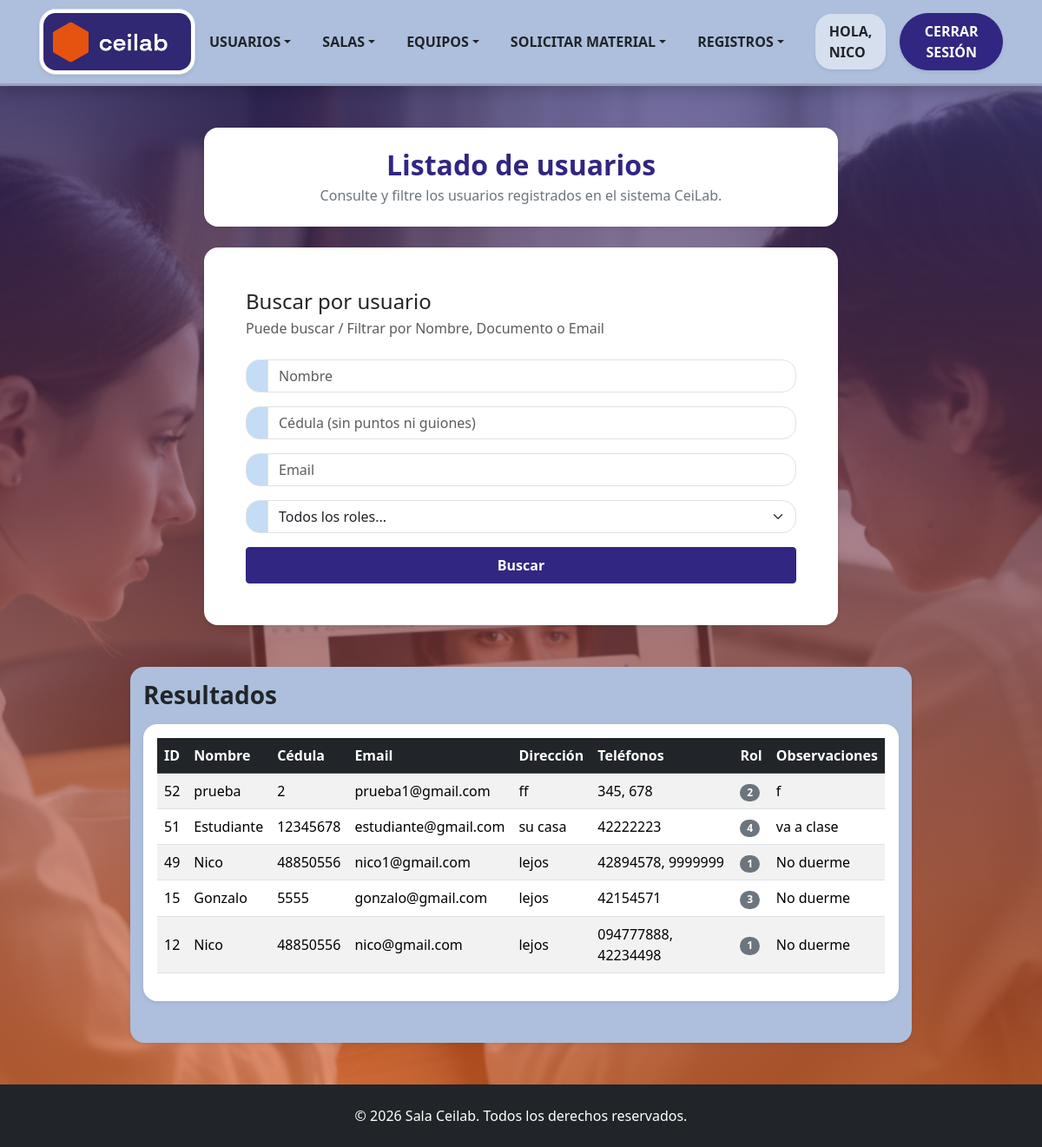
/Formularios/listadoUsuario.php (signed in), run on an earlier commit of the app's database.
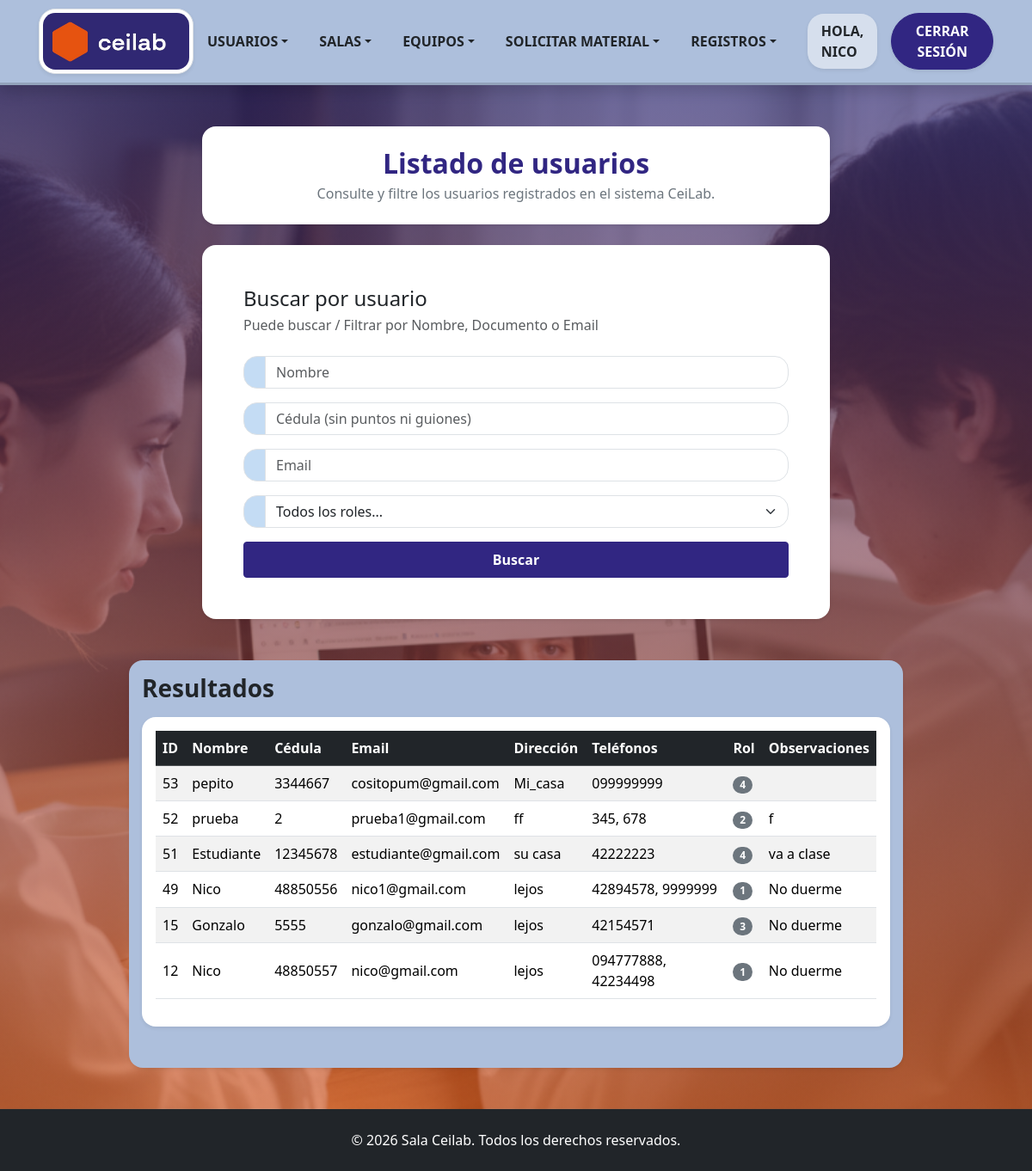
And on a later commit of the database.
### tables this page shows
CREATE TABLE `usuario` (
  `IDUsuario` int(10) NOT NULL,
  `Nombre` varchar(30) DEFAULT NULL,
  `Contraseña` varchar(61) DEFAULT NULL,
  `Email` varchar(30) DEFAULT NULL,
  `Direccion` varchar(50) NOT NULL,
  `Faltas` int(11) NOT NULL DEFAULT 0,
  `Observaciones` varchar(50) NOT NULL,
  `Fecha_creacion` date DEFAULT NULL,
  `Crador_IDUsuario` int(11) DEFAULT NULL,
  `cedula` int(8) NOT NULL,
  `activo` tinyint(1) DEFAULT 1
);

### Clases/ClsUsuarios.php (called while the page is built, shortened)
<?php
class ClsUsuarios {
    public function listarUsuarios($filtroNombre = '', $filtroCedula = '', $filtroEmail = '', $filtroRol = '') {
        $objConexion = new Conexion();
        $link = $objConexion->conectar();
        $sql = "SELECT u.IDUsuario, u.nombre, u.cedula, u.email, u.direccion, u.observaciones, MIN(r.ROL) AS ROL
                FROM usuario u
                LEFT JOIN rol r ON u.IDUsuario = r.IDUsuario
                WHERE u.activo = 1";
        $sql .= " GROUP BY u.IDUsuario, u.nombre, u.cedula, u.email, u.direccion, u.observaciones";
        $sql .= " ORDER BY u.IDUsuario DESC";
        return mysqli_query($link, $sql);
    }
    public function obtenerTelefonosPorUsuario($idUsuario) {
        $objConexion = new Conexion();
        $link = $objConexion->conectar();
        $idEscape = mysqli_real_escape_string($link, $idUsuario);
        $sql = "SELECT Telefono FROM Telefonos WHERE IDUsuario = '$idEscape'";
        $resultado = mysqli_query($link, $sql);
        $telefonos = [];
        if ($resultado) {
            while ($row = mysqli_fetch_assoc($resultado)) {
                $telefonos[] = $row['Telefono'];
            }
        }
        return $telefonos;
    }
    public function obtenerRolesPorUsuario($idUsuario) {
        $objConexion = new Conexion();
        $link = $objConexion->conectar();
        $idEscaped = mysqli_real_escape_string($link, $idUsuario);
        $sql = "SELECT ROL FROM rol WHERE IDUsuario = '$idEscaped'";
        $resultado = mysqli_query($link, $sql);
        $roles = [];
        if ($resultado) {
            while ($row = mysqli_fetch_assoc($resultado)) {
                $roles[] = $row['ROL'];
            }
        }
        return $roles;
    }
}
?>

### Formularios/listadoUsuario.php (the view, shortened to what the changed rows need)
<!DOCTYPE html>
<html lang="en">
    <head>
        <link href="../bootstrap_theme/bootstrap.css" rel="stylesheet" type="text/css">
        <link rel="stylesheet" href="../Estilos/blocks.css">
        <link href="../Estilos/style.css" rel="stylesheet">
    </head>
    <body class="d-flex flex-column min-vh-100 bg-light">
        <section class="hero-section flex-fill pb-5 pt-5">
            <div class="container pb-5">
                <div class="row">
                    <div class="col-md-9 col-xl-8 ms-auto me-auto">
                        <div class="bg-white p-4 p-lg-5 shadow-sm rounded">
                            <h2 class="mb-1 text-dark h4">Buscar por usuario</h2>
                        </div>
                    </div>
                </div>
            </div>
            <div class="container pb-5 pt-3 rounded shadow-sm col-md-10 col-xl-9" style="background-color: #adbfdc;">
                <div class="row">
                    <div>
                        <?php
                        require_once '../Clases/ClsUsuarios.php';
                        $objUsuario = new ClsUsuarios();
                        $nombre = $_GET['nombre'] ?? '';
                        $cedula = $_GET['cedula'] ?? '';
                        $email = $_GET['email'] ?? '';
                        $rol = $_GET['rol'] ?? '';
                        $resultado = $objUsuario->listarUsuarios($nombre, $cedula, $email, $rol);
                        if ($resultado && mysqli_num_rows($resultado) > 0) {
                        ?>
                            <div class="table-responsive bg-white p-3 shadow-sm rounded">
                                <table class="table table-striped table-hover align-middle">
                                    <thead class="table-dark">
                                        <tr>
                                            <th>ID</th>
                                            <th>Nombre</th>
                                            <th>Cédula</th>
                                            <th>Email</th>
                                            <th>Dirección</th>
                                            <th>Teléfonos</th>
                                            <th>Rol</th>
                                            <th>Observaciones</th>
                                        </tr>
                                    </thead>
                                    <tbody>
                                        <?php while ($row = mysqli_fetch_assoc($resultado)) {
                                            $telefonosArr = $objUsuario->obtenerTelefonosPorUsuario($row['IDUsuario']);
                                            $textoTelefonos = !empty($telefonosArr) ? implode(', ', $telefonosArr) : 'Sin teléfonos';
                                            $rolArr = $objUsuario->obtenerRolesPorUsuario($row['IDUsuario']);
                                            $textorol = !empty($rolArr) ? implode(', ', $rolArr) : 'Sin rol asignado';
                                            ?>
                                            <tr>
                                                <td><?php echo htmlspecialchars($row['IDUsuario']); ?></td>
                                                <td><?php echo htmlspecialchars($row['nombre']); ?></td>
                                                <td><?php echo htmlspecialchars($row['cedula']); ?></td>
                                                <td><?php echo htmlspecialchars($row['email']); ?></td>
                                                <td><?php echo htmlspecialchars($row['direccion']); ?></td>
                                                <td><?php echo htmlspecialchars($textoTelefonos); ?></td>
                                                <td>
                                                    <span class="badge bg-secondary">
                                                        <?php echo htmlspecialchars($textorol); ?>
                                                    </span>
                                                </td>
                                                <td><?php echo htmlspecialchars($row['observaciones']); ?></td>
                                            </tr>
                                        <?php } ?>
                                    </tbody>
                                </table>
                            </div>
                        <?php
                        } else {
                            echo "<div class='alert alert-info text-center bg-white mb-0'>No se encontraron usuarios registrados con esos criterios.</div>";
                        }
                        ?>
                    </div>
                </div>
            </div>
        </section>
    </body>
</html>

What changed in the data, as far as the page shows it:
added usuario: IDUsuario "53", Nombre "pepito", cedula "3344667", Email "cositopum@gmail.com", Direccion "Mi_casa", textoTelefonos "099999999", textorol "4"
changed usuario "nico@gmail.com": cedula "48850556" → "48850557"
